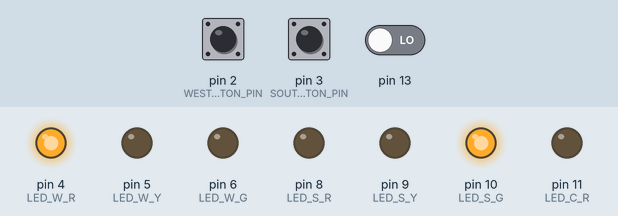
Bench run of a sketch on a simulated Arduino Uno, built with avr-gcc and run on an emulated ATmega328P. On the bench: output pins drawn as LEDs (lit = HIGH). Dashed ring = blinking. Inputs (shaded band) come from the test bench; at power-on: pin 2 (WEST_BUTTON_PIN) LOW, pin 3 (SOUTH_BUTTON_PIN) LOW, pin 13 LOW.

Above: at 6.8 s.
6.9 s: pin 2 (WEST_BUTTON_PIN) pulled HIGH for 2.6 s
At 9.7 s:
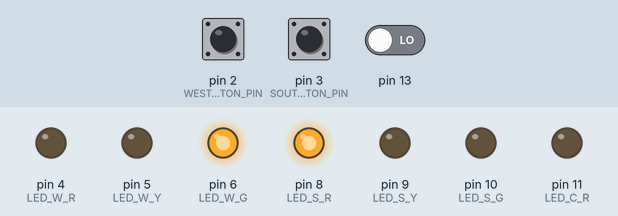
11.0 s: pin 3 (SOUTH_BUTTON_PIN) pulled HIGH for 2.6 s
At 12.9 s:
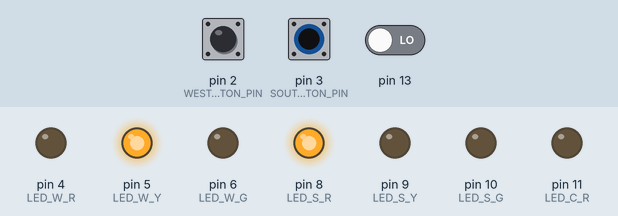
15.1 s: pin 13 driven HIGH
At 18.7 s:
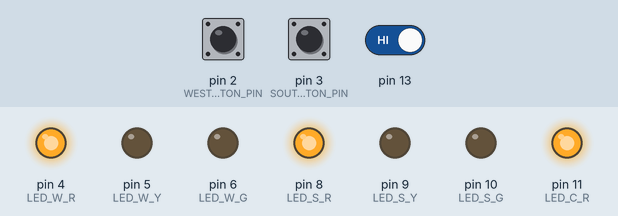
19.0 s: pin 2 (WEST_BUTTON_PIN) pulled HIGH for 2.6 s
At 19.65 s:
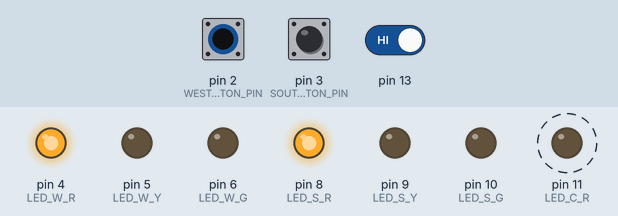
23.1 s: pin 13 driven LOW
At 23.6 s:
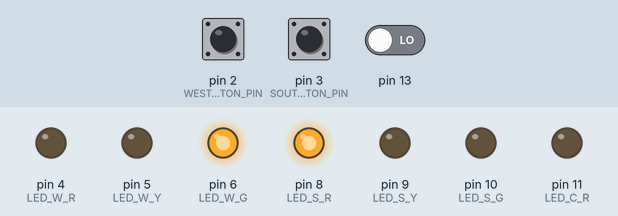
Timing chart, 0 to 26.1 s (numbered marks = the images above; inputs shaded):
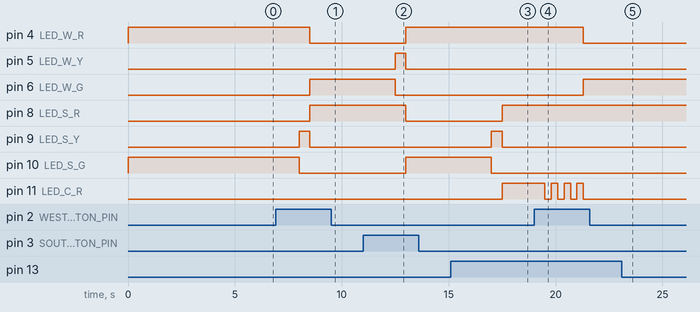

The sketch:

fsm.ino
```cpp
#define LED_W_G 6
#define LED_W_Y 5
#define LED_W_R 4
#define WEST_BUTTON_PIN 2

#define LED_S_G 10
#define LED_S_Y 9
#define LED_S_R 8
#define SOUTH_BUTTON_PIN 3

#define LED_C_R 11
#define LED_C_G 12
#define CROSS_BUTTON_PIN 12

#define goN 0
#define waN 1
#define goE 2
#define waE 3
#define goC 4

#define a1H 5
#define a2L 6
#define a3H 7
#define a4L 8
#define a5H 9
#define a6L 10

struct State {
  unsigned long ST_Out;    // 6-bit pattern to street output
  unsigned long Time;      // delay in ms units
  unsigned long Next[8];};// next state for inputs 0,1,2,3

typedef const struct State SType;

SType FSM[11]={
  {B10100001,2000,{goN, waN, goN, waN, waN, waN, waN, waN}}, //goN B10100001
  {B10100010,500 ,{goE, goE, goE, goE, goC, goC, goC ,goE}}, //waN B10100001
  {B10001100,2000,{goE, goE, waE, waE, waE, waE, waE, waE}}, //goE B10001100
  {B10010100,500 ,{goN, goN, goN, goN, goC, goC, goC, goC}}, //waE B10010100

  {B01100100,2000,{goC, a1H, a1H, a1H, goC, a1H, a1H, a1H}}, //goC
  {B00100100,300 ,{a2L, a2L, a2L, a2L, a2L, a2L, a2L, a2L}}, //a1H 00100100
  {B01100100,300 ,{a3H, a3H, a3H, a3H, a3H, a3H, a3H, a3H}}, //a2L 10100100
  {B00100100,300 ,{a4L, a4L, a4L, a4L, a4L, a4L, a4L, a4L}}, //a3H
  {B01100100,300 ,{a5H, a5H, a5H, a5H, a5H, a5H, a5H, a5H}}, //a4H
  {B00100100,300 ,{a6L, a6L, a6L, a6L, a6L, a6L, a6L, a6L}}, //a5L
  {B01100100,300 ,{goN, goE, goN, goN, goN, goE, goN, goN}}  //a6H
};

unsigned long S = 0; // index to the current state

void setup()
{
  pinMode(LED_W_R, OUTPUT);
  pinMode(LED_W_Y, OUTPUT);
  pinMode(LED_W_G, OUTPUT);
  pinMode(WEST_BUTTON_PIN, INPUT);

  pinMode(LED_S_R, OUTPUT);
  pinMode(LED_S_Y, OUTPUT);
  pinMode(LED_S_G, OUTPUT);
  pinMode(SOUTH_BUTTON_PIN, INPUT);

  pinMode(LED_C_R, OUTPUT);
  pinMode(LED_C_G, OUTPUT);
  pinMode(CROSS_BUTTON_PIN, INPUT);
}
int input, input1, input2, input3;

void loop()
{
  digitalWrite(LED_S_G, FSM[S].ST_Out & B00000001);
  digitalWrite(LED_S_Y, FSM[S].ST_Out & B00000010);
  digitalWrite(LED_S_R, FSM[S].ST_Out & B00000100);
  digitalWrite(LED_W_G, FSM[S].ST_Out & B00001000);
  digitalWrite(LED_W_Y, FSM[S].ST_Out & B00010000);
  digitalWrite(LED_W_R, FSM[S].ST_Out & B00100000);

  //cross
  digitalWrite(LED_C_G, FSM[S].ST_Out & B10000000);
  digitalWrite(LED_C_R, FSM[S].ST_Out & B01000000);

  delay(FSM[S].Time);

  input2 = digitalRead(SOUTH_BUTTON_PIN);
  input1 = digitalRead(WEST_BUTTON_PIN);
  input3 = digitalRead(13);

  input = (input3*4)+(input2*2)+(input1);

  S = FSM[S].Next[input];
}
```

Measured:
- after the input at 6.9 s, pin 4 (LED_W_R): HIGH → LOW after 1.6 s; pin 6 (LED_W_G), pin 8 (LED_S_R): LOW → HIGH after 1.6 s; pin 9 (LED_S_Y): LOW → HIGH after 1.1 s, → LOW 0.50 s later; pin 10 (LED_S_G): HIGH → LOW after 1.1 s
- after the input at 11.0 s, pin 4 (LED_W_R), pin 10 (LED_S_G): LOW → HIGH after 2.0 s; pin 5 (LED_W_Y): LOW → HIGH after 1.5 s, → LOW 0.50 s later; pin 6 (LED_W_G): HIGH → LOW after 1.5 s; pin 8 (LED_S_R): HIGH → LOW after 2.0 s
- after the input at 15.1 s, pin 8 (LED_S_R), pin 11 (LED_C_R): LOW → HIGH after 2.4 s; pin 9 (LED_S_Y): LOW → HIGH after 1.9 s, → LOW 0.50 s later; pin 10 (LED_S_G): HIGH → LOW after 1.9 s
- after the input at 19.0 s, pin 4 (LED_W_R): HIGH → LOW after 2.3 s; pin 6 (LED_W_G): LOW → HIGH after 2.3 s; pin 11 (LED_C_R): alternates HIGH for 0.30 s and LOW for 0.30 s, 7 changes in all, then stays LOW, starting after 0.50 s
- after the input at 23.1 s, pin 4 (LED_W_R), pin 11 (LED_C_R): stays LOW (without the input it goes to HIGH after 0.70 s); pin 5 (LED_W_Y): stays LOW (without the input it goes to HIGH after 0.20 s); pin 6 (LED_W_G): stays HIGH (without the input it goes to LOW after 0.20 s)
